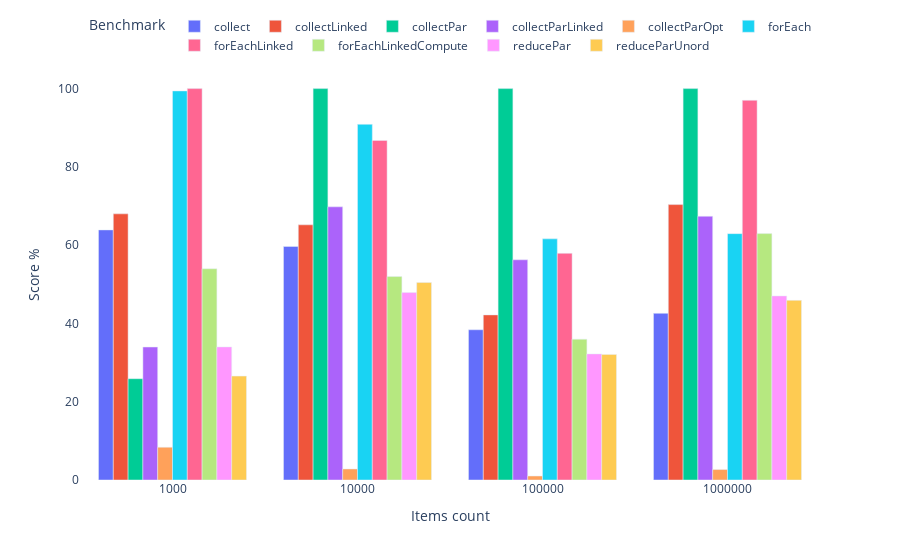

The notebook cell this image was saved under:
### Code cell
write_chart(chart,profile,benchmark)

### Figure 1 — Plotly figure (JSON) as saved in the notebook; plotly's stock layout.template omitted (floating-point values rounded to 4 significant figures)
{"data": [{"alignmentgroup": "True", "hovertemplate": "Benchmark=collect<br>Items count=%{x}<br>Score %=%{y}<extra></extra>", "legendgroup": "collect", "marker": {"color": "#636efa", "pattern": {"shape": ""}}, "name": "collect", "offsetgroup": "collect", "orientation": "v", "showlegend": true, "textposition": "auto", "type": "bar", "x": ["1000", "10000", "100000", "1000000"], "xaxis": "x", "y": [63.9, 59.66, 38.38, 42.58], "yaxis": "y"}, {"alignmentgroup": "True", "hovertemplate": "Benchmark=collectLinked<br>Items count=%{x}<br>Score %=%{y}<extra></extra>", "legendgroup": "collectLinked", "marker": {"color": "#EF553B", "pattern": {"shape": ""}}, "name": "collectLinked", "offsetgroup": "collectLinked", "orientation": "v", "showlegend": true, "textposition": "auto", "type": "bar", "x": ["1000", "10000", "100000", "1000000"], "xaxis": "x", "y": [68.0, 65.2, 42.18, 70.37], "yaxis": "y"}, {"alignmentgroup": "True", "hovertemplate": "Benchmark=collectPar<br>Items count=%{x}<br>Score %=%{y}<extra></extra>", "legendgroup": "collectPar", "marker": {"color": "#00cc96", "pattern": {"shape": ""}}, "name": "collectPar", "offsetgroup": "collectPar", "orientation": "v", "showlegend": true, "textposition": "auto", "type": "bar", "x": ["1000", "10000", "100000", "1000000"], "xaxis": "x", "y": [25.88, 100, 100, 100], "yaxis": "y"}, {"alignmentgroup": "True", "hovertemplate": "Benchmark=collectParLinked<br>Items count=%{x}<br>Score %=%{y}<extra></extra>", "legendgroup": "collectParLinked", "marker": {"color": "#ab63fa", "pattern": {"shape": ""}}, "name": "collectParLinked", "offsetgroup": "collectParLinked", "orientation": "v", "showlegend": true, "textposition": "auto", "type": "bar", "x": ["1000", "10000", "100000", "1000000"], "xaxis": "x", "y": [33.98, 69.79, 56.26, 67.38], "yaxis": "y"}, {"alignmentgroup": "True", "hovertemplate": "Benchmark=collectParOpt<br>Items count=%{x}<br>Score %=%{y}<extra></extra>", "legendgroup": "collectParOpt", "marker": {"color": "#FFA15A", "pattern": {"shape": ""}}, "name": "collectParOpt", "offsetgroup": "collectParOpt", "orientation": "v", "showlegend": true, "textposition": "auto", "type": "bar", "x": ["1000", "10000", "100000", "1000000"], "xaxis": "x", "y": [8.368, 2.815, 1.016, 2.674], "yaxis": "y"}, {"alignmentgroup": "True", "hovertemplate": "Benchmark=forEach<br>Items count=%{x}<br>Score %=%{y}<extra></extra>", "legendgroup": "forEach", "marker": {"color": "#19d3f3", "pattern": {"shape": ""}}, "name": "forEach", "offsetgroup": "forEach", "orientation": "v", "showlegend": true, "textposition": "auto", "type": "bar", "x": ["1000", "10000", "100000", "1000000"], "xaxis": "x", "y": [99.41, 90.87, 61.61, 62.94], "yaxis": "y"}, {"alignmentgroup": "True", "hovertemplate": "Benchmark=forEachLinked<br>Items count=%{x}<br>Score %=%{y}<extra></extra>", "legendgroup": "forEachLinked", "marker": {"color": "#FF6692", "pattern": {"shape": ""}}, "name": "forEachLinked", "offsetgroup": "forEachLinked", "orientation": "v", "showlegend": true, "textposition": "auto", "type": "bar", "x": ["1000", "10000", "100000", "1000000"], "xaxis": "x", "y": [100, 86.76, 57.91, 97.01], "yaxis": "y"}, {"alignmentgroup": "True", "hovertemplate": "Benchmark=forEachLinkedCompute<br>Items count=%{x}<br>Score %=%{y}<extra></extra>", "legendgroup": "forEachLinkedCompute", "marker": {"color": "#B6E880", "pattern": {"shape": ""}}, "name": "forEachLinkedCompute", "offsetgroup": "forEachLinkedCompute", "orientation": "v", "showlegend": true, "textposition": "auto", "type": "bar", "x": ["1000", "10000", "100000", "1000000"], "xaxis": "x", "y": [53.98, 51.98, 35.99, 62.95], "yaxis": "y"}, {"alignmentgroup": "True", "hovertemplate": "Benchmark=reducePar<br>Items count=%{x}<br>Score %=%{y}<extra></extra>", "legendgroup": "reducePar", "marker": {"color": "#FF97FF", "pattern": {"shape": ""}}, "name": "reducePar", "offsetgroup": "reducePar", "orientation": "v", "showlegend": true, "textposition": "auto", "type": "bar", "x": ["1000", "10000", "100000", "1000000"], "xaxis": "x", "y": [34.0, 47.9, 32.21, 47.02], "yaxis": "y"}, {"alignmentgroup": "True", "hovertemplate": "Benchmark=reduceParUnord<br>Items count=%{x}<br>Score %=%{y}<extra></extra>", "legendgroup": "reduceParUnord", "marker": {"color": "#FECB52", "pattern": {"shape": ""}}, "name": "reduceParUnord", "offsetgroup": "reduceParUnord", "orientation": "v", "showlegend": true, "textposition": "auto", "type": "bar", "x": ["1000", "10000", "100000", "1000000"], "xaxis": "x", "y": [26.54, 50.45, 32.09, 45.89], "yaxis": "y"}], "layout": {"autosize": true, "barmode": "group", "legend": {"orientation": "h", "title": {"text": "Benchmark"}, "tracegroupgap": 0, "x": 0.01, "xanchor": "left", "y": 1.02, "yanchor": "bottom"}, "margin": {"t": 60}, "plot_bgcolor": "rgba(0, 0, 0, 0)", "xaxis": {"anchor": "y", "autorange": true, "domain": [0, 1], "range": [-0.5, 3.5], "title": {"text": "Items count"}, "type": "category"}, "yaxis": {"anchor": "x", "autorange": true, "domain": [0, 1], "range": [0, 105.3], "title": {"text": "Score %"}, "type": "linear"}}}
